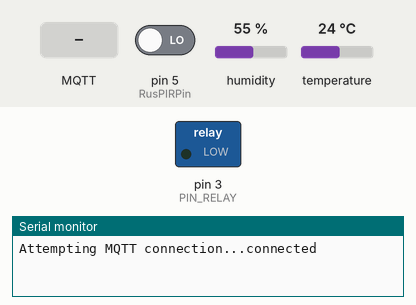
A sketch run on a simulated Arduino Uno, built for the host (arithmetic inside an expression is 32-bit, double 64-bit). Shown: switched loads named in the sketch (green lamp = pin HIGH), the last lines printed to the serial monitor. The inputs (shaded band) are chosen by the test bench; at power-on: pin 5 (RusPIRPin) LOW, humidity 55 %, temperature 24 °C. WiFi joins after 1.5 s; servers stay silent unless stated; no MQTT or app messages arrive unless stated.

Above: at 1.2 s.
1.3 s: MQTT message "low_battery" arrives on the first subscribed topic
At 2.6 s:
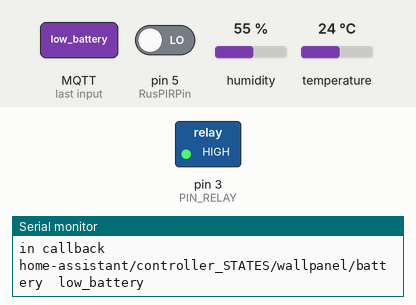
6.5 s: MQTT message "high_battery" arrives on the first subscribed topic
At 7.8 s:
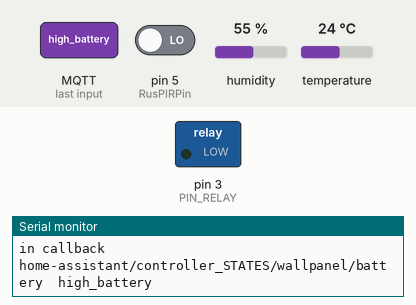
Timing chart, 0 to 9.5 s (numbered marks = the images above; inputs shaded):
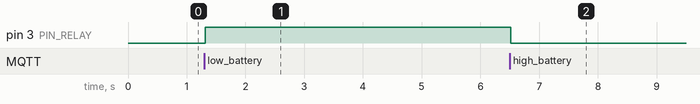

Measured:
- after the input at 1.3 s, pin 3 (PIN_RELAY): LOW → HIGH at once
- after the input at 6.5 s, pin 3 (PIN_RELAY): HIGH → LOW at once

The sketch:

1st_floor_arduino.ino
```cpp
#include <Ethernet.h>
#include <EthernetUdp.h>
#include <PubSubClient.h>
#include <Adafruit_Sensor.h>
#include <DHT.h>
#include <DHT_U.h>

//////////////dht sett-s
#define DHTPIN 8
#define DHTTYPE    DHT21     // DHT 21 (AM2301)
DHT dht(DHTPIN, DHTTYPE);
unsigned long last_dht_time = 0;
unsigned long dht_data_via_mqtt = 0;
char data_buf[6];
bool error_dht_temp_flag = false;
bool error_dht_hum_flag = false;
bool mqtt_send_flag = false;
//////////////end of dht sett-s

////////////// mqtt settings
// Debug output to serial console
#define mqtt_user "mqttusr"
#define mqtt_password "qwerty123"
IPAddress deviceIp(192, 168, 88, 34);
byte deviceMac[] = { 0x00, 0xAA, 0xBB, 0xCC, 0xDE, 0x02 };
char* deviceId  = "1st_floor_arduino_tst"; // Name of the sensor
char* switchTopic = "home-assistant/controller_STATES/wallpanel/battery";
char* state_temp_Topic = "home-assistant/sensors/indoor_global/indoor_temp";
char* state_hum_Topic = "home-assistant/sensors/indoor_global/indoor_humidity";
char* state_pir_Topic = "home-assistant/sensors/indoor_global/wallpanel_pir";
// MQTT server settings
byte mqttServer[] = {192, 168, 88, 17};
int mqttPort = 1883;
//end
EthernetClient ethClient;
void callback(char* topic, byte* payload, unsigned int length);
PubSubClient mqtt_client(mqttServer, 1883, callback, ethClient);
int mqtt_connect_try = 0;
unsigned long last_mqtt_connect_time = 0;
//////////////end of mqtt sett-s

////////////// pir sett-s
bool last_state_pir_activ = false;
int state = 0;
unsigned long last_pir_time = 0;
unsigned long timeout_change_state = 0;//needs because pir-mqtt sending "off" after 90000 timeot, then immideately sends "on"
                                       //panel-screen-entity can't update itself so fast
//////////////end of pir set-s

#define DEBUG 1

#define PIN_RELAY 3 //relay pin
int RusPIRPin = 5;

int digit_batt_lvl = 0;
bool subscribe_Signal = false;
bool charging_flag = true;

void callback(char* topic, byte* payload, unsigned int length) {
  Serial.println("in callback");
  payload[length] = '\0';
  Serial.print(topic);
  Serial.print("  ");
  String strTopic = String(topic);
  String strPayload = String((char*)payload);
  Serial.println(strPayload);
  if (strTopic == "home-assistant/controller_STATES/wallpanel/battery")
  {
    if (strPayload == "low_battery")
    {
      subscribe_Signal = true;
    }
    if (strPayload == "high_battery")
    {
      subscribe_Signal = false;
    }
  }
}

void reconnect() {
  while (!mqtt_client.connected() && mqtt_connect_try < 3)
  {
    if (DEBUG)
    {
      Serial.print("Attempting MQTT connection...");
    }
    if (mqtt_client.connect(deviceId, mqtt_user, mqtt_password))
    {
      mqtt_connect_try = 0;
      if (DEBUG)
      {
        Serial.println("connected");
        mqtt_client.subscribe(switchTopic);
        //add here startup publishs
      }
    } else
    {
      if (DEBUG)
      {
        Serial.print("failed, rc=");
        Serial.print(mqtt_client.state());
        Serial.println(" try again");
      }
      delay(500);
      mqtt_connect_try++;
    }
  }
}

void setup() {
  Serial.begin(9600);
  Ethernet.begin(deviceMac, deviceIp);

  pinMode(PIN_RELAY, OUTPUT);
  pinMode(RusPIRPin, INPUT);

  dht.begin();

}

void loop() {
  //////////////mqtt charging controls
  mqtt_client.loop();
  if (((millis() - 10000) > last_mqtt_connect_time)) {
    if (!mqtt_client.connected()) {
      reconnect();
      mqtt_connect_try = 0;
      //mqtt_timer = 0;
    }
    last_mqtt_connect_time = millis();
  }

  if (subscribe_Signal && !charging_flag)
  {
    digitalWrite(PIN_RELAY, HIGH);

    charging_flag = true;
  }
  if (!subscribe_Signal && charging_flag)
  {
    digitalWrite(PIN_RELAY, LOW);

    charging_flag = false;
  }
  //////////////end of mqtt charging controls

  //////////////dht controls
    // Sensor readings may also be up to 2 seconds 'old' (its a very slow sensor)
  float dht_hum = dht.readHumidity();
  // Read temperature as Celsius (the default)
  float dht_temp = dht.readTemperature();
  if ((millis() - last_dht_time) > 60000)
  {
    if (isnan(dht_temp))
    {
      Serial.println("Error reading temperature!");
      error_dht_temp_flag = true;
    }
    else
    {
      Serial.print("Temperature: ");
      Serial.print(dht_temp);
      Serial.println("C");
      error_dht_temp_flag = false;
    }
    if (isnan(dht_hum))
    {
      Serial.println("Error reading humidity!");
      error_dht_hum_flag = true;
    }
    else
    {
      Serial.print("Humidity: ");
      Serial.print(dht_hum);
      Serial.println("%");
      error_dht_hum_flag = false;
    }
    last_dht_time = millis();

  }
  if (((millis() - dht_data_via_mqtt) > 60000) && !error_dht_hum_flag && !error_dht_temp_flag)
  {
    dtostrf(dht_temp, 5, 2, data_buf);
    delay(500);
    Serial.print("temp ");
    Serial.println(dht_temp);
    mqtt_client.publish(state_temp_Topic, data_buf);
    Serial.println(data_buf);

    Serial.print("hum ");
    Serial.println(dht_hum);
    dtostrf(dht_hum, 5, 2, data_buf);
    delay(500);
    mqtt_client.publish(state_hum_Topic, data_buf);
    Serial.println(data_buf);

    dht_data_via_mqtt = millis();
  }
  //////////////end of dht controls

  //int state = 0;
  state = digitalRead(RusPIRPin);

  if (state == HIGH && ((millis()-last_pir_time) > 5000 ))
  {
    Serial.println("pir active!");
      strcpy(data_buf, "on");
      mqtt_client.publish(state_pir_Topic, data_buf);
      last_state_pir_activ = true;
      last_pir_time = millis();
  }

  if (state == LOW && ((millis() - last_pir_time) > 300000) && last_state_pir_activ)
  {
    Serial.println("pir disactived!");
    strcpy(data_buf, "off");
    mqtt_client.publish(state_pir_Topic, data_buf);
    last_state_pir_activ = false;
  }


  /*if ((millis() - last_pir_time) > 90000)
  {
    state = digitalRead(RusPIRPin);
    if (last_state_pir_activ)
    {
      timeout_change_state = millis();
    }

    if (state == HIGH)
    {
      Serial.println("pir active!");
      strcpy(data_buf, "on");
      mqtt_client.publish(state_pir_Topic, data_buf);
      last_state_pir_activ = true;
      last_pir_time = millis();
    }
    if (state == LOW && last_state_pir_activ && ((millis() - timeout_change_state) > 30000))
    {
      Serial.println("pir disactived!");
      strcpy(data_buf, "off");
      mqtt_client.publish(state_pir_Topic, data_buf);
      last_state_pir_activ = false;
    }
  }*/


}
```
